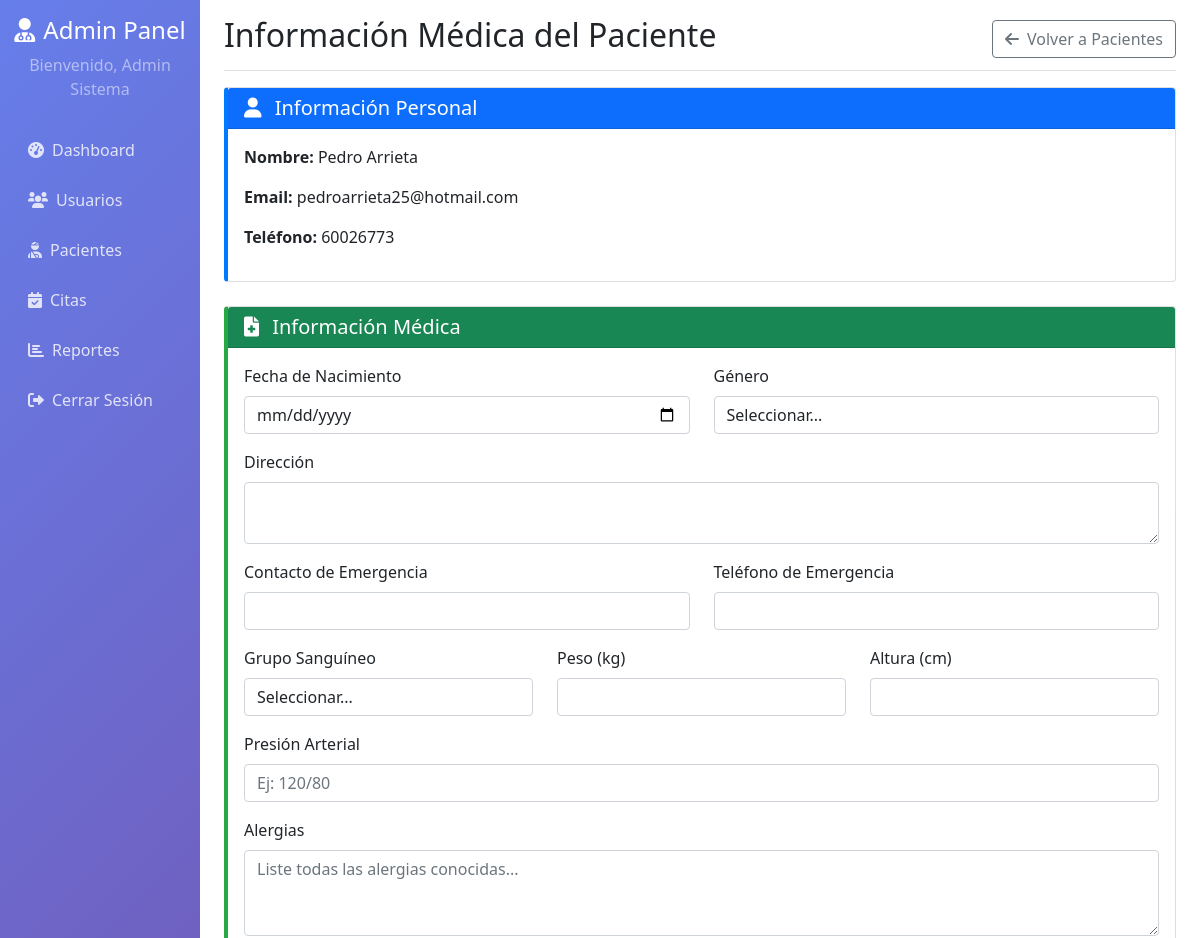
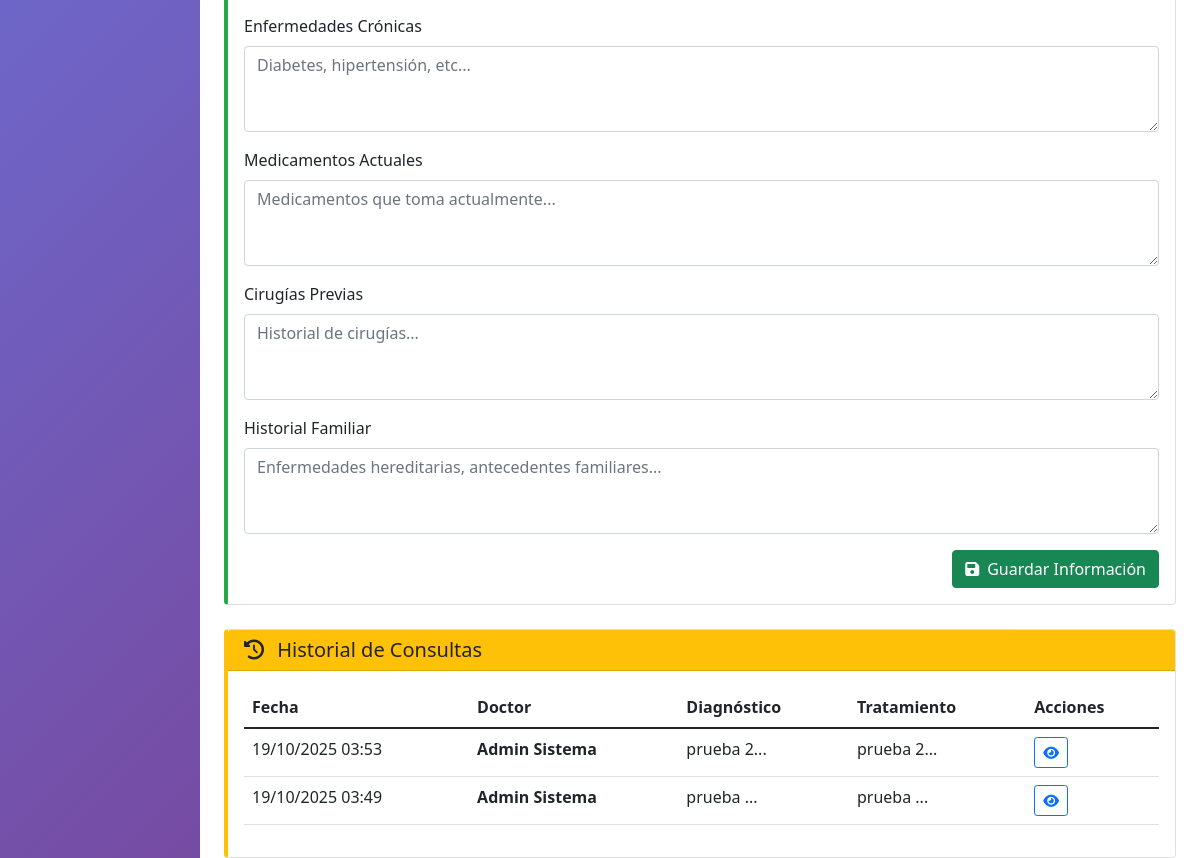
Screenshot of /admin/patient_medical_info.php?id=4 (signed in) with the database file from the repository (2 pictures, top to bottom).
### tables this page shows
CREATE TABLE `usuarios` (
  `id` int(11) NOT NULL,
  `nombre` varchar(100) NOT NULL,
  `apellido` varchar(100) NOT NULL,
  `email` varchar(150) DEFAULT NULL,
  `identificacion` varchar(20) DEFAULT NULL,
  `telefono` varchar(20) DEFAULT NULL,
  `password` varchar(255) NOT NULL,
  `tipo_usuario` enum('administrador','doctor','paciente') NOT NULL,
  `especialidad` varchar(100) DEFAULT NULL,
  `fecha_registro` timestamp NOT NULL DEFAULT current_timestamp(),
  `activo` tinyint(1) DEFAULT 1
);

CREATE TABLE `historial_medico` (
  `id` int(11) NOT NULL,
  `paciente_id` int(11) NOT NULL,
  `doctor_id` int(11) NOT NULL,
  `cita_id` int(11) DEFAULT NULL,
  `diagnostico` text DEFAULT NULL,
  `tratamiento` text DEFAULT NULL,
  `medicamentos` text DEFAULT NULL,
  `notas_adicionales` text DEFAULT NULL,
  `fecha_consulta` timestamp NOT NULL DEFAULT current_timestamp()
);

### admin/patient_medical_info.php (the view, shortened to what the rows shown need)
<?php
require_once __DIR__ . '/../classes/User.php';
require_once __DIR__ . '/../classes/MedicalHistory.php';
$patient_id = isset($_GET['id']) ? (int)$_GET['id'] : 0;
$database = new Database();
$db = $database->getConnection();
$user = new User($db);
$medicalHistory = new MedicalHistory($db);
$patient_data = $user->obtenerPorId($patient_id);
$history_stmt = $medicalHistory->obtenerPorPaciente($patient_id);
$history_records = [];
if($history_stmt) {
    while($row = $history_stmt->fetch(PDO::FETCH_ASSOC)) {
        $history_records[] = $row;
    }
}
?>
<!DOCTYPE html>
<html lang="es">
<head>
    <link href="https://cdn.jsdelivr.net/npm/bootstrap@5.1.3/dist/css/bootstrap.min.css" rel="stylesheet">
    <link href="https://cdnjs.cloudflare.com/ajax/libs/font-awesome/6.0.0/css/all.min.css" rel="stylesheet">
</head>
<body>
    <div class="container-fluid">
        <div class="row">
            <main class="col-md-9 ms-sm-auto col-lg-10 px-md-4">
                <div class="d-flex justify-content-between flex-wrap flex-md-nowrap align-items-center pt-3 pb-2 mb-3 border-bottom">
                    <h1 class="h2">Información Médica del Paciente</h1>
                </div>
                <div class="card info-card mb-4">
                    <div class="card-body">
                        <div class="row">
                            <div class="col-md-6">
                                <p><strong>Nombre:</strong> <?php echo htmlspecialchars($patient_data->nombre . ' ' . $patient_data->apellido); ?></p>
                                <p><strong>Email:</strong> <?php echo htmlspecialchars($patient_data->email); ?></p>
                                <p><strong>Teléfono:</strong> <?php echo htmlspecialchars($patient_data->telefono); ?></p>
                            </div>
                        </div>
                    </div>
                </div>
                <div class="card history-card">
                    <div class="card-body">
                        <?php if(empty($history_records)): ?>
                            <div class="text-center py-4">
                                <i class="fas fa-file-medical fa-3x text-muted mb-3"></i>
                                <p class="text-muted">No hay registros en el historial médico.</p>
                            </div>
                        <?php else: ?>
                            <div class="table-responsive">
                                <table class="table table-hover">
                                    <thead>
                                        <tr>
                                            <th>Fecha</th>
                                            <th>Doctor</th>
                                            <th>Diagnóstico</th>
                                            <th>Tratamiento</th>
                                            <th>Acciones</th>
                                        </tr>
                                    </thead>
                                    <tbody>
                                        <?php foreach($history_records as $record): ?>
                                        <tr>
                                            <td><?php echo date('d/m/Y H:i', strtotime($record['fecha_consulta'])); ?></td>
                                            <td>
                                                <strong><?php echo htmlspecialchars($record['doctor_nombre'] . ' ' . $record['doctor_apellido']); ?></strong>
                                                <br><small class="text-muted"><?php echo htmlspecialchars($record['especialidad']); ?></small>
                                            </td>
                                            <td><?php echo htmlspecialchars(substr($record['diagnostico'], 0, 50) . '...'); ?></td>
                                            <td><?php echo htmlspecialchars(substr($record['tratamiento'], 0, 50) . '...'); ?></td>
                                            <td>
                                                <button class="btn btn-sm btn-outline-primary" onclick="viewHistoryRecord(<?php echo $record['id']; ?>)">
                                                    <i class="fas fa-eye"></i>
                                                </button>
                                            </td>
                                        </tr>
                                        <?php endforeach; ?>
                                    </tbody>
                                </table>
                            </div>
                        <?php endif; ?>
                    </div>
                </div>
            </main>
        </div>
    </div>
</body>
</html>

### rows the page displays
usuarios: nombre+apellido "Pedro Arrieta", email "pedroarrieta25@hotmail.com", telefono "60026773"
historial_medico: fecha_consulta "19/10/2025 03:53", doctor.apellido "Admin Sistema", diagnostico "prueba 2...", tratamiento "prueba 2..."
historial_medico: fecha_consulta "19/10/2025 03:49", doctor.apellido "Admin Sistema", diagnostico "prueba ...", tratamiento "prueba ..."

### other values shown
$_SESSION['user_name'] "Admin Sistema"
